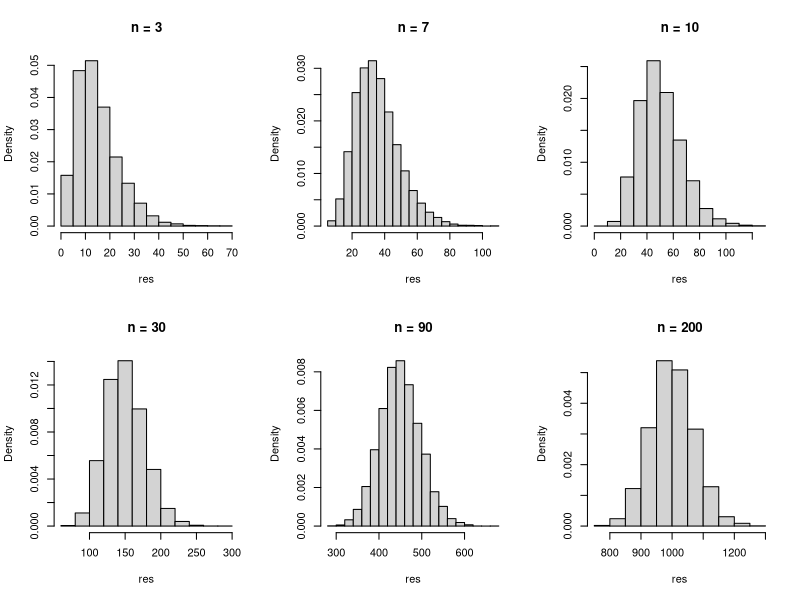
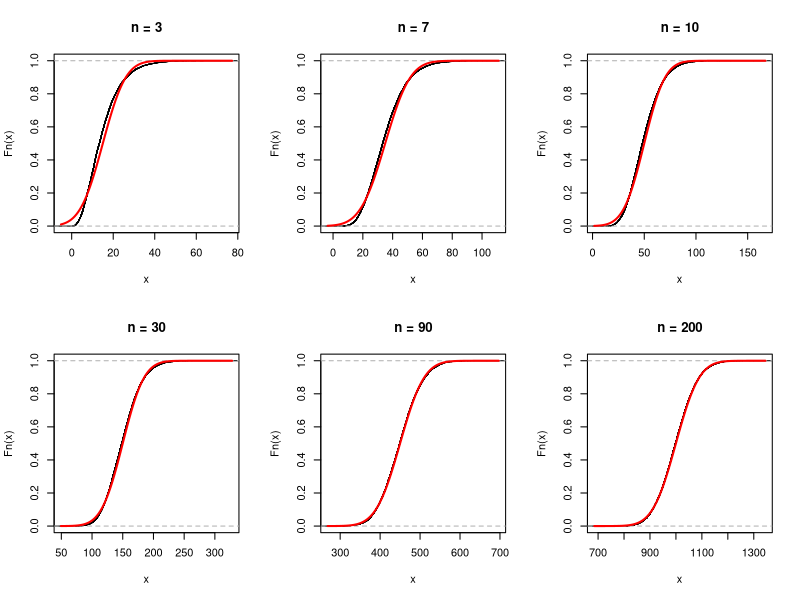

Here is the R script that generated these plots, in order:
sim.task <- function(n) {
  x <- rexp(n, 1/5)
  sum(x)
}

ns <- c(3, 7, 10, 30, 90, 200)

#A
par(mfrow=c(2,3))
for (n in ns) {
  res <- replicate(10000, sim.task(n))
  hist(res, probability=T, main=paste("n =", n))
}

#B
for (n in ns) {
  res <- replicate(10000, sim.task(n))
  plot(ecdf(res), main=paste("n =", n))
  curve(pnorm(x, 5*n, 5*sqrt(n)), add=T, lwd=2, col="red")
}
par(mfrow=c(1,1))
